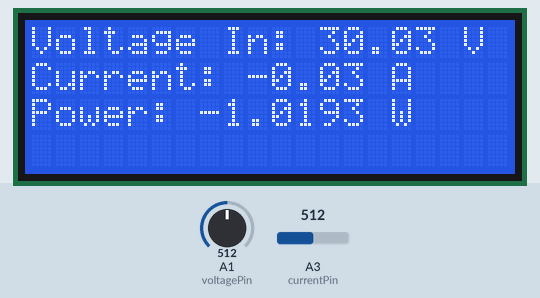
Recording of a sketch running on a simulated Arduino Uno, built with avr-gcc and run on an emulated ATmega328P. Shown: 20×4 character LCD. Inputs (shaded band) come from the test bench; at power-on: A1 (voltagePin) = 512, A3 (currentPin) = 512. What the sketch prints to the serial monitor is not drawn.

Above: at 5.3 s.
5.4 s: A1 (voltagePin) set to 716
At 6.9 s:
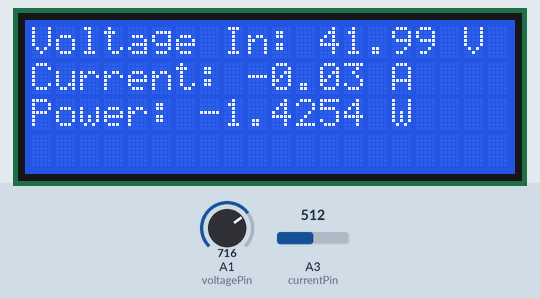
7.7 s: A3 (currentPin) set to 716
At 9.0 s:
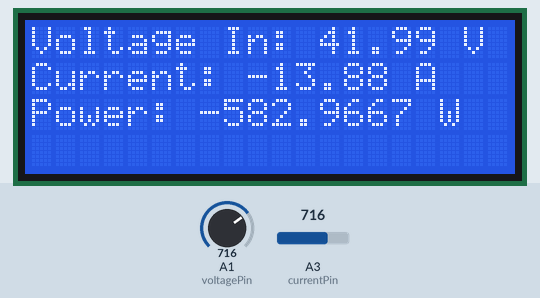
9.8 s: A1 (voltagePin) set to 900
At 11.2 s:
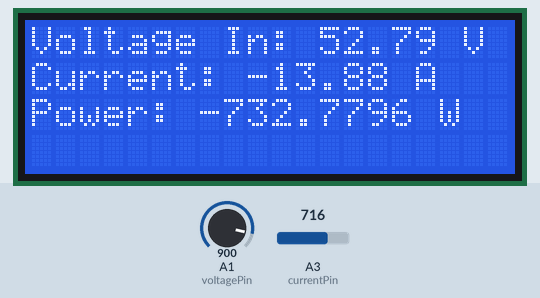
12.0 s: A3 (currentPin) set to 900
At 13.5 s:
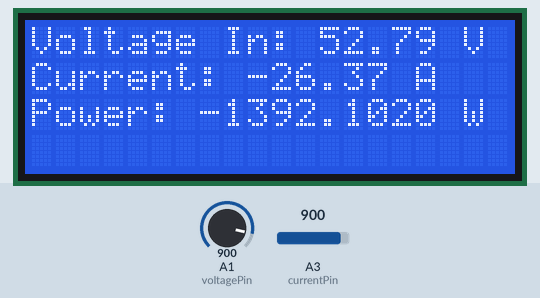
14.1 s: A1 (voltagePin) set to 1023
At 15.8 s:
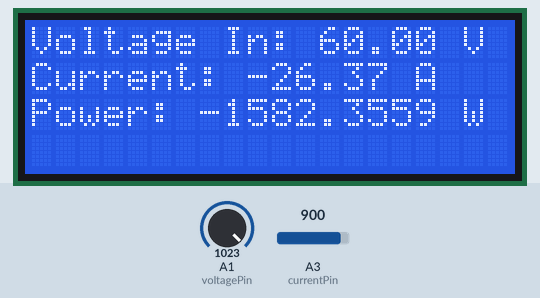
16.2 s: A3 (currentPin) set to 1023
At 18.1 s:
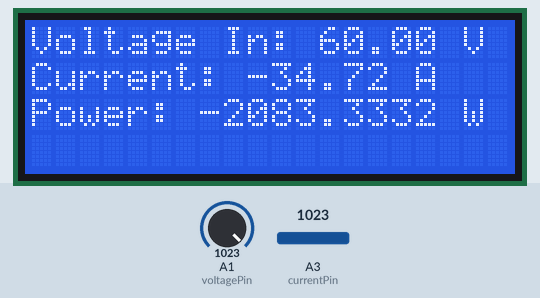
Timing chart, 0 to 19.3 s (numbered marks = the images above; inputs shaded):
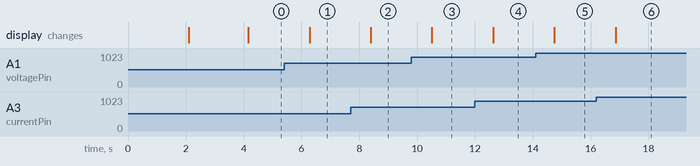

The sketch:

LCD_Scooter.ino
```cpp
#include <Wire.h>
#include <LiquidCrystal_I2C.h>

// Constants for the voltage divider
const float R1 = 55000.0; // Resistor R1 value in ohms
const float R2 = 5000.0;  // Resistor R2 value in ohms

// Constants for Arduino ADC
const float ADC_REF_VOLTAGE = 5.0;  // Reference voltage of Arduino (5V)
const int ADC_RESOLUTION = 1023;   // 10-bit ADC resolution (0 to 1023)

// Initialize the LCD (address 0x27 for a 20x4 LCD)
LiquidCrystal_I2C lcd(0x27, 20, 4);

// Define the analog input pin connected to the HST016L sensor
const int voltagePin = A1; // Voltage divider pin
const int currentPin = A3; // WCS1800 current sensor pin
const int hallSensorPin = A4; // Hall-effect sensor pin

// Define wheel parameters
const float wheelCircumference = 0.467; // Circumference of wheel in m

// Sensor parameters for the WCS1800
const float sensitivity = 72.0; // Sensitivity in mV/A for the WCS1800
float zeroCurrentOutput = 2500; // Default zero-current voltage in mV (to be calibrated)

// Variables
int analogValue = 0;               // Raw ADC value for voltage
float vOut = 0.0;                  // Voltage at the divider output
float vIn = 0.0;                   // Calculated input voltage
float current = 0.0;               // Current in amperes
float instPower = 0.0;             // Instantaneous power in W
float avgPower = 0.0;              // Averaged power in Wh/km
float speed = 0.0;                 // speed of the vehicle in m/s
int count = 0;                     // counter for wheel revolutions
int wheel_diam = 40;               // in cm
int dist = 0;                      // calc for total distance travelled
int passing = 0;                   // detect once per pass
int hallState = 0 ;                // state of hall sensor
unsigned long previousMillis = 0.0;
unsigned long interval = 1.0;

void setup() {
  // Initialize serial communication and LCD
  Serial.begin(9600);
  pinMode(voltagePin, INPUT);      // Voltage divider input
  pinMode(currentPin, INPUT);      // Current sensor input
  pinMode(hallSensorPin, INPUT);   // Hall effect sensor input

  lcd.init();
  lcd.backlight();

  // Display initial message on LCD
  lcd.setCursor(0, 0);
  lcd.print("Calibrating...");
  delay(2000);

  // Measure the zero-current voltage
  //zeroCurrentOutput = calibrateOffset();
  lcd.clear();
  lcd.setCursor(0, 0);
  lcd.print("Offset Calibrated:");
  lcd.setCursor(0, 1);
  lcd.print(zeroCurrentOutput);
  lcd.print(" mV");
  delay(2000);
  lcd.clear();
}

void loop() {
  // Read the analog value from the voltage divider
  analogValue = analogRead(voltagePin);

  // Convert ADC value to output voltage (vOut)
  vOut = (analogValue / float(ADC_RESOLUTION)) * ADC_REF_VOLTAGE;
  Serial.print(vOut);

  // Calculate input voltage (vIn) based on the voltage divider formula
  vIn = vOut * ((R1 + R2) / R2);

  // Read the analog value from the current sensor
  int rawValue = analogRead(currentPin);
  float sensorVoltage = (rawValue / float(ADC_RESOLUTION)) * ADC_REF_VOLTAGE * 1000; // Convert to mV

  // Calculate current: (Vout - Vzero) / Sensitivity
  current = -1 * (sensorVoltage - zeroCurrentOutput) / sensitivity;

  //Calculate instantaneous power
  instPower = current * vIn;

  /*
  hallState = analogRead(hallSensorPin);
  if (hallState < 3000) {
    count++;
    delay(10);  // Debouncing delay

  }
*/
/*
  // Calculate speed every second
  unsigned long currentMillis = millis();
  if (currentMillis - previousMillis >= interval) {
    previousMillis = currentMillis;

    // Calculate the speed
    float revolutionsPerSecond = count / (interval / 1000.0);
    speed = revolutionsPerSecond * wheelCircumference * 3.6;  // Speed in km/h
  }
  avgPower = instPower/speed;
*/

  // Display results on the LCD
  displayResults();

  // Print results to the Serial Monitor
  printResults();

  delay(1000); // Update every 1 second
}

// Function to calibrate the zero-current voltage
float calibrateOffset() {
  float sum = 0;
  for (int i = 0; i < 50; i++) {
    int rawValue = analogRead(currentPin);
    float voltage = (rawValue / float(ADC_RESOLUTION)) * ADC_REF_VOLTAGE * 1000; // Convert to mV
    sum += voltage;
    delay(10);
  }
  return sum / 50; // Return the average offset voltage
}

void displayResults() {
  // Clear the LCD and display the current and voltage readings
  lcd.clear();
  lcd.setCursor(0, 0);
  lcd.print("Voltage In: ");
  lcd.print(vIn, 2);
  lcd.print(" V");

  lcd.setCursor(0, 1);
  lcd.print("Current: ");
  lcd.print(current, 2);
  lcd.print(" A");

/*
  lcd.print("Speed: ");
  lcd.print(speed);
  lcd.println(" km/h");
*/

  lcd.setCursor(0, 2);
  lcd.print("Power: ");
  lcd.print(instPower, 4);
  lcd.print(" W");

/*
  lcd.setCursor(0, 3);
  lcd.print("Power: ");
  lcd.print(avgPower, 4);
  lcd.print(" W");
 */
}

void printResults() {
  // Print the results to the Serial Monitor
  Serial.print("Voltage In: ");
  Serial.print(vIn, 2);
  Serial.print(" V\t");

  Serial.print("Current: ");
  Serial.print(current, 2);
  Serial.println(" A");

/*
  Serial.print("Hall Sensor: ");
  Serial.println(hallState);
  Serial.print("Speed: ");
  Serial.print(speed);
  Serial.println(" km/h");
*/

  Serial.print("Power: ");
  Serial.print(instPower, 4);
  Serial.println(" W");
}
```

Measured:
- after the input at 5.4 s, the display: changes after 0.88 s (image 1)
- after the input at 7.7 s, the display: changes after 0.69 s (image 2)
- after the input at 9.8 s, the display: changes after 0.71 s (image 3)
- after the input at 12.0 s, the display: changes after 0.63 s (image 4)
- after the input at 14.1 s, the display: changes after 0.65 s (image 5)
- after the input at 16.2 s, the display: changes after 0.67 s (image 6)
